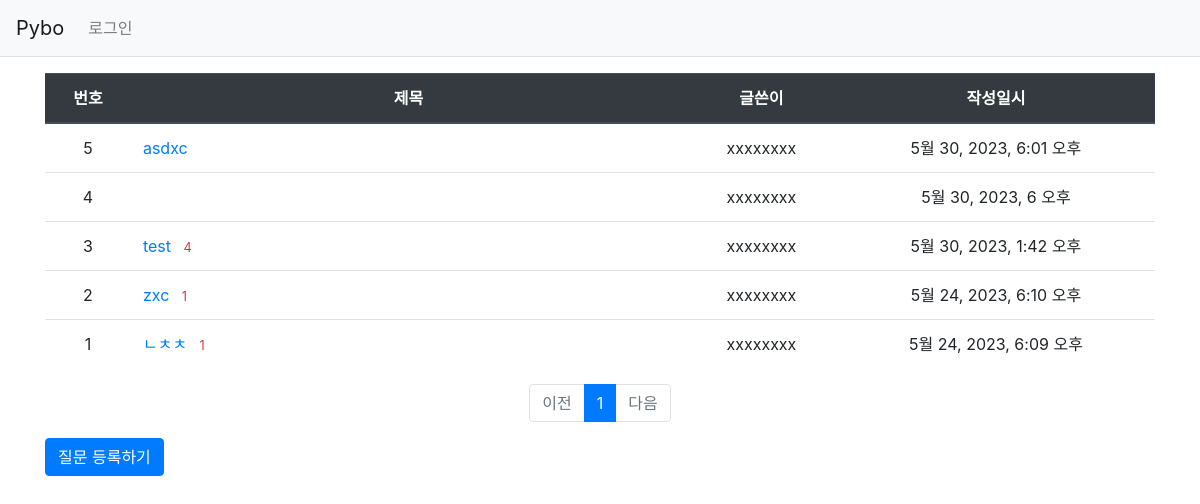
The page / on the database its author committed.
### pybo/models.py (models this page shows, shortened)
class Question(models.Model):
    author = models.ForeignKey(User, on_delete=models.CASCADE)
    subject = models.CharField(max_length=200)
    content = models.TextField()
    create_date = models.DateTimeField(auto_now_add=True, null=True, blank=True)
    modify_date = models.DateTimeField(auto_now=True, null=True, blank=True)

### pybo/views.py (the view)
# urls.py: path("", views.index, name="index"),
def index(request):
    page = request.GET.get("page", "1")  # 페이지
    question_list = Question.objects.order_by("-create_date")
    paginator = Paginator(question_list, 10)  # 페이지당 10개씩 보여주기
    page_obj = paginator.get_page(page)
    context = {"question_list": page_obj}
    return render(request, "pybo/question_list.html", context)

### pybo/templatetags/pybo_filter.py (called while the page is built)
@register.filter
def sub(value, arg):
    return value - arg

### templates/pybo/question_list.html
{% extends 'base.html' %}
{% load pybo_filter %}
{% block content %}
<div class="container my-3">
    <table class="table">
        <thead>
        <tr class="text-center thead-dark">
            <th>번호</th>
            <th style="width:50%">제목</th>
            <th>글쓴이</th>
            <th>작성일시</th>
        </tr>
        </thead>
        <tbody>
        {% if question_list %}
        {% for question in question_list %}
        <tr class="text-center">
            <td>
                {{ question_list.paginator.count|sub:question_list.start_index|sub:forloop.counter0|add:1 }}
            </td>
            <td class="text-left">
                <a href="{% url 'pybo:detail' question.id %}">{{ question.subject }}</a>
                {% if question.answer_set.count > 0 %}
                <span class="text-danger small ml-2">{{ question.answer_set.count }}</span>
                {% endif %}
            </td>
            <td>{{ question.author.username }}</td>
            <td>{{ question.create_date }}</td>
        </tr>
        {% endfor %}
        {% else %}
        <tr>
            <td colspan="3">질문이 없습니다.</td>
        </tr>
        {% endif %}
        </tbody>
    </table>
    <ul class="pagination justify-content-center">
        {% if question_list.has_previous %}
        <li class="page-item">
            <a class="page-link" href="?page={{ question_list.previous_page_number }}">이전</a>
        </li>
        {% else %}
        <li class="page-item disabled">
            <a class="page-link" tabindex="-1" aria-disabled="true" href="#">이전</a>
        </li>
        {% endif %}
        {% for page_number in question_list.paginator.page_range %}
        {% if page_number >= question_list.number|add:-5 and page_number <= question_list.number|add:5 %}
            {% if page_number == question_list.number %}
            <li class="page-item active" aria-current="page">
                <a class="page-link" href="?page={{ page_number }}">{{ page_number }}</a>
            </li>
            {% else %}
            <li class="page-item">
                <a class="page-link" href="?page={{ page_number }}">{{ page_number }}</a>
            </li>
            {% endif %}
        {% endif %}
        {% endfor %}
        {% if question_list.has_next %}
        <li class="page-item">
            <a class="page-link" href="?page={{ question_list.next_page_number }}">다음</a>
        </li>
        {% else %}
        <li class="page-item disabled">
            <a class="page-link" tabindex="-1" aria-disabled="true" href="#">다음</a>
        </li>
        {% endif %}
    </ul>
    <a href="{% url 'pybo:question_create' %}" class="btn btn-primary">질문 등록하기</a>
</div>
{% endblock %}

### rows shown on the page
Question: paginator.count|sub "5", subject "asdxc", author.username "xxxxxxxx", create_date "5월 30, 2023, 6:01 오후"
Question: paginator.count|sub "4", author.username "xxxxxxxx", create_date "5월 30, 2023, 6 오후"
Question: paginator.count|sub "3", subject "test", answer_set.count "4", author.username "xxxxxxxx", create_date "5월 30, 2023, 1:42 오후"
Question: paginator.count|sub "2", subject "zxc", answer_set.count "1", author.username "xxxxxxxx", create_date "5월 24, 2023, 6:10 오후"
Question: paginator.count|sub "1", subject "ㄴㅊㅊ", answer_set.count "1", author.username "xxxxxxxx", create_date "5월 24, 2023, 6:09 오후"

### other values the page prints
{{ page_number }} "1"
